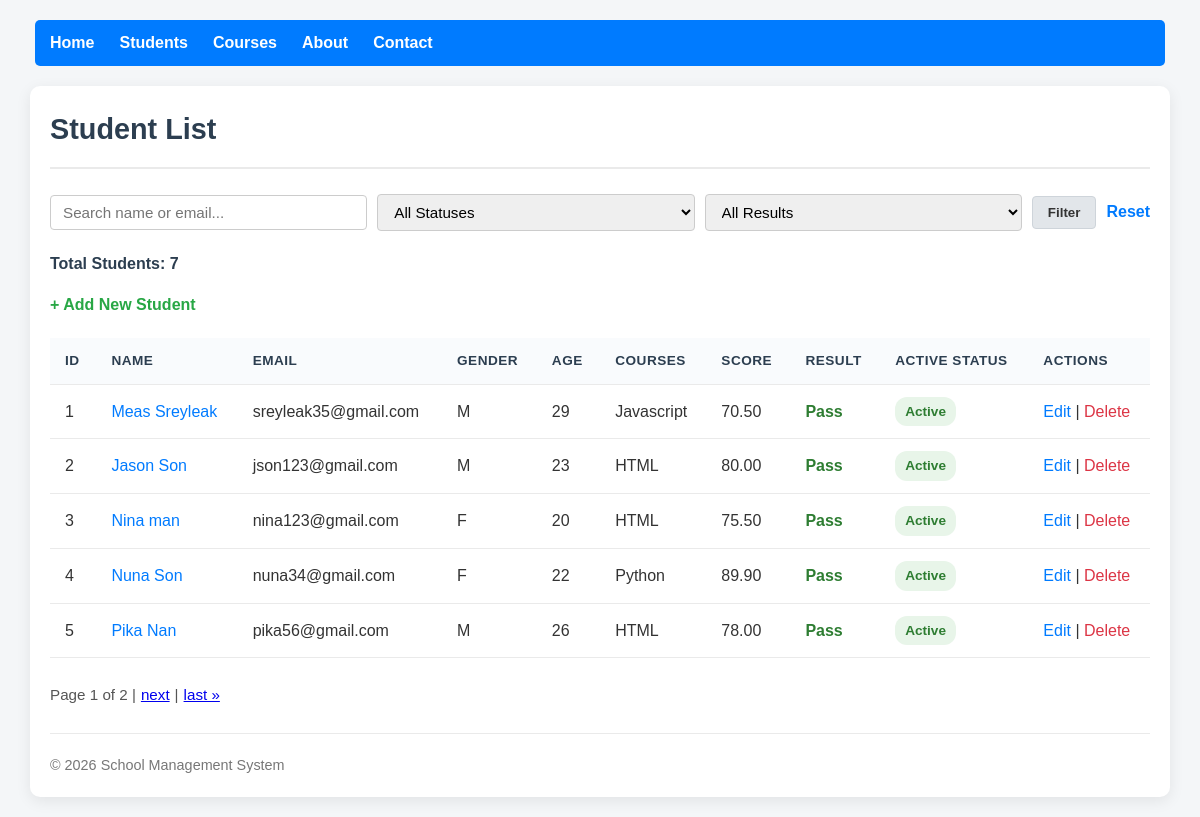
/students/, run on an earlier commit of the app's database.
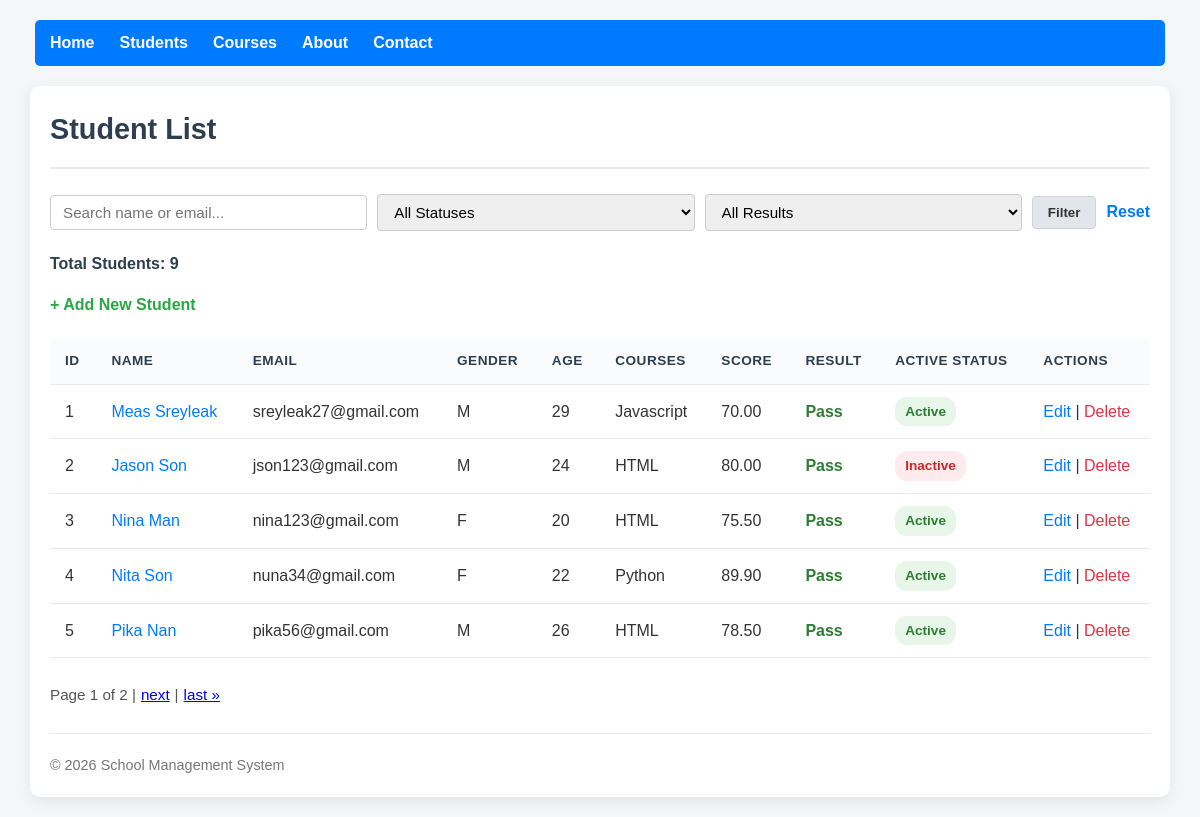
And on a later commit of the database.
### students/models.py (models this page shows, shortened)
class Student(models.Model):
    GENDER_CHOICES = [
        ('M', 'Male'),
        ('F', 'Female'),
        ('O', 'Other'),
    ]
    name = models.CharField(max_length=100)
    email = models.EmailField(unique=True)
    age = models.PositiveIntegerField()
    gender = models.CharField(max_length=1, choices=GENDER_CHOICES)
    date_of_birth = models.DateField()
    score = models.DecimalField(max_digits=5, decimal_places=2)
    is_active = models.BooleanField(default=True)
    courses = models.ManyToManyField(Course, related_name='students', blank=True)
    created_at = models.DateTimeField(auto_now_add=True)
    updated_at = models.DateTimeField(auto_now=True)

class Course(models.Model):
    name = models.CharField(max_length=100)
    description = models.TextField(blank=True, null=True)

### students/views.py (the view)
# urls.py: path('students/', views.student_list_view, name='student_list'),
def student_list_view(request):
    students = Student.objects.all().order_by('id')
    query = request.GET.get('q', '')
    status = request.GET.get('status', '')
    result = request.GET.get('result', '')
    if query:
        students = students.filter(Q(name__icontains=query) | Q(email__icontains=query))
    if status == 'active':
        students = students.filter(is_active=True)
    elif status == 'inactive':
        students = students.filter(is_active=False)
    if result == 'pass':
        students = students.filter(score__gte=50)
    elif result == 'fail':
        students = students.filter(score__lt=50)
    total_filtered_students = students.count()
    paginator = Paginator(students, 5)
    page_number = request.GET.get('page')
    page_obj = paginator.get_page(page_number)
    context = {
        'students': page_obj,
        'page_obj': page_obj,
        'total_students': total_filtered_students,
        'today': date.today(),
        'query': query,
        'status': status,
        'result': result,
    }
    return render(request, 'students/student_list.html', context)

### students/templates/students/student_list.html (shortened to what this page needs)
{% load static %}
<!DOCTYPE html>
<html lang="en">
<head>
</head>
<body>
    <nav>
        <a href="{% url 'home' %}">Home</a>
        <a href="{% url 'student_list' %}">Students</a>
        <a href="{% url 'course_list' %}">Courses</a>
        <a href="{% url 'about' %}">About</a>
        <a href="{% url 'contact' %}">Contact</a>
    </nav>
    <div class="container">
        <h1>Student List</h1>
        <form method="get" class="filter-form">
            <input type="text" name="q" placeholder="Search name or email..." value="{{ request.GET.q }}">
            <select name="status">
                <option value="">All Statuses</option>
            </select>
            <select name="result">
                <option value="">All Results</option>
            </select>
            <button type="submit" class="btn-filter">Filter</button>
            <a href="{% url 'student_list' %}" class="btn-reset">Reset</a>
        </form>
        <p style="font-weight: bold; color: #2c3e50;">Total Students: {{ total_students }}</p>
        <a href="{% url 'student_create' %}" class="add-student-link">+ Add New Student</a>
        <div class="table-responsive">
            <table>
                <thead>
                    <tr>
                        <th>ID</th>
                        <th>Name</th>
                        <th>Email</th>
                        <th>Gender</th>
                        <th>Age</th>
                        <th>Courses</th>
                        <th>Score</th>
                        <th>Result</th>
                        <th>Active Status</th>
                        <th>Actions</th>
                    </tr>
                </thead>
                <tbody>
                    {% for student in students %}
                    <tr>
                        <td>{{ student.id }}</td>
                        <td><a href="{% url 'student_detail' student.id %}">{{ student.name }}</a></td>
                        <td>{{ student.email }}</td>
                        <td>{{ student.gender }}</td>
                        <td>{{ student.age }}</td>
                        <td>
                            {% for course in student.courses.all %}
                                {{ course.name }}{% if not forloop.last %}, {% endif %}
                            {% empty %}
                                -
                            {% endfor %}
                        </td>
                        <td>{{ student.score }}</td>
                        <td>
                            {% if student.score >= 50 %}
                                <span class="pass">Pass</span>
                            {% else %}
                                <span class="fail">Fail</span>
                            {% endif %}
                        </td>
                        <td>
                            {% if student.is_active %}
                                <span class="badge badge-active">Active</span>
                            {% else %}
                                <span class="badge badge-inactive">Inactive</span>
                            {% endif %}
                        </td>
                        <td>
                            <a href="{% url 'student_update' student.id %}">Edit</a> |
                            <a href="{% url 'student_delete' student.id %}" style="color: #dc3545;">Delete</a>
                        </td>
                    </tr>
                    {% empty %}
                    <tr>
                        <td colspan="10" style="text-align: center; color: #777;">No students found.</td>
                    </tr>
                    {% endfor %}
                </tbody>
            </table>
        </div>
        {% if students.has_other_pages %}
        <div class="pagination">
            Page {{ students.number }} of {{ students.paginator.num_pages }} |
            {% if students.has_next %}
                <a href="?page={{ students.next_page_number }}">next</a> |
                <a href="?page={{ students.paginator.num_pages }}">last &raquo;</a>
            {% endif %}
        </div>
        {% endif %}
        <hr>
        <footer>
            &copy; {{ today.year }} School Management System
        </footer>
    </div>
</body>
</html>

### students/templates/students/student_list.html (style rules this page uses)
body { font-family: 'Arial', sans-serif; margin: 0; padding: 20px; background-color: #f4f6f8; color: #333; line-height: 1.6; }
nav { background-color: #007bff; padding: 10px 15px; border-radius: 5px; margin-bottom: 20px; max-width: 1100px; margin-left: auto; margin-right: auto; display: flex; flex-wrap: wrap; gap: 10px; }
nav a { color: white; text-decoration: none; margin-right: 15px; font-weight: bold; }
.container { max-width: 1100px; margin: 0 auto; background: #ffffff; padding: 20px; border-radius: 10px; box-shadow: 0 4px 15px rgba(0, 0, 0, 0.08); }
h1 { margin-top: 0; margin-bottom: 25px; color: #2c3e50; font-size: 1.8em; border-bottom: 2px solid #eaeaea; padding-bottom: 15px; }
.filter-form { display: flex; gap: 10px; align-items: center; margin-bottom: 20px; flex-wrap: wrap; }
.filter-form input, .filter-form select { padding: 8px 12px; border: 1px solid #ccc; border-radius: 4px; font-size: 0.95em; flex: 1; min-width: 140px; }
.btn-filter { background-color: #e2e6ea; color: #333; border: 1px solid #ced4da; padding: 8px 15px; border-radius: 4px; cursor: pointer; font-weight: 600; }
.btn-reset { color: #007bff; text-decoration: none; font-weight: 600; }
.add-student-link { display: inline-block; margin-bottom: 20px; font-weight: bold; color: #28a745; text-decoration: none; }
.table-responsive { width: 100%; overflow-x: auto; -webkit-overflow-scrolling: touch; margin-bottom: 25px; }
table { width: 100%; border-collapse: collapse; white-space: nowrap; }
th, td { padding: 12px 15px; text-align: left; border-bottom: 1px solid #eaeaea; }
th { background-color: #f9fbfd; color: #2c3e50; font-weight: bold; text-transform: uppercase; font-size: 0.85em; letter-spacing: 0.5px; }
td a { color: #007bff; text-decoration: none; }
.badge { display: inline-block; padding: 4px 10px; border-radius: 12px; font-size: 0.85em; font-weight: bold; }
.badge-active { background-color: #e8f5e9; color: #2e7d32; }
.badge-inactive { background-color: #ffebee; color: #c62828; }
.pass { color: #2e7d32; font-weight: bold; }
.pagination { font-size: 0.95em; color: #555; margin-bottom: 25px; display: flex; flex-wrap: wrap; gap: 5px; }
hr { border: none; border-top: 1px solid #eaeaea; margin: 20px 0; }
footer { font-size: 0.9em; color: #777; }

What changed in the data, as far as the page shows it:
changed Student "Meas Sreyleak": email "sreyleak35@gmail.com" → "sreyleak27@gmail.com"; score "70.50" → "70.00"
changed Student "Jason Son": age "23" → "24"; is_active "Active" → "Inactive"
changed Student "nina123@gmail.com": name "Nina man" → "Nina Man"
changed Student "nuna34@gmail.com": name "Nuna Son" → "Nita Son"
changed Student "Pika Nan": score "78.00" → "78.50"
Also different on the page:
{{ total_students }}: "7" → "9"
